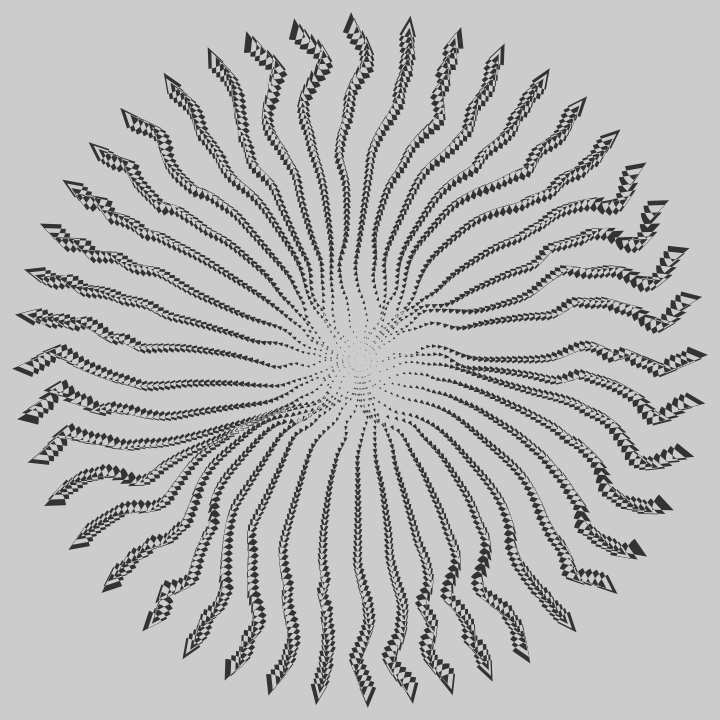
Frame 1 (no input)
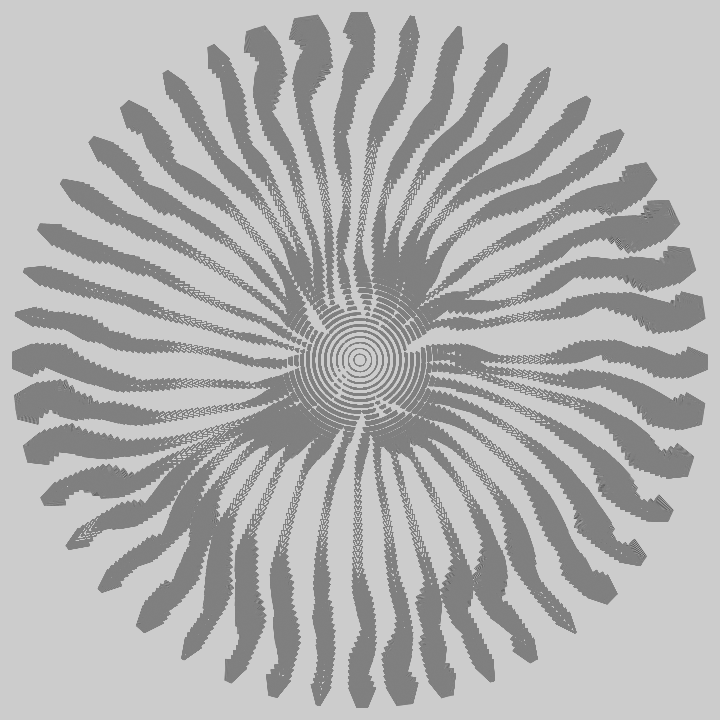
Frame 60 (the mouse pressed at the canvas centre just before this capture)
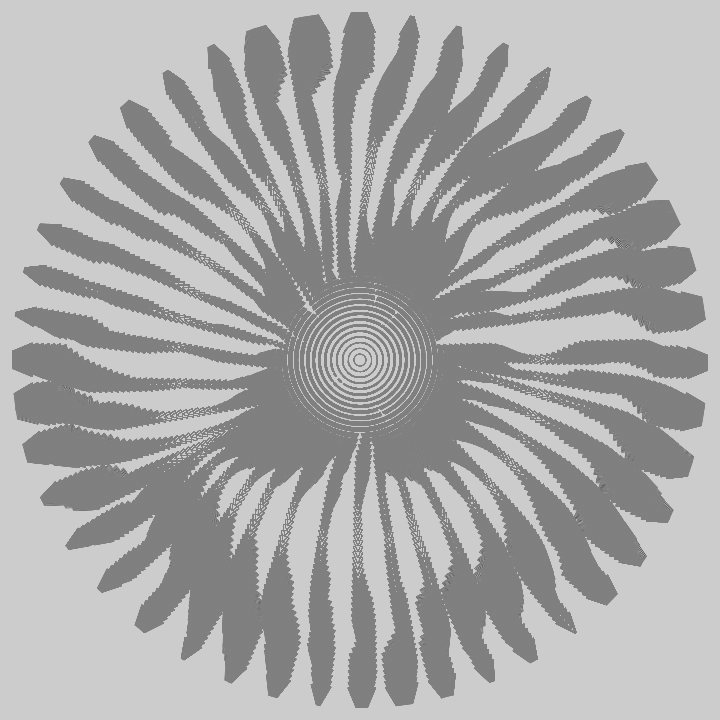
Frame 120 (the mouse held since frame 60 and released just before this capture)

The Processing sketch that drew these frames (run headless with seeded random() and noise(); from frame 60 on, the mouse is pressed at the canvas centre):

// Processing sketch: sketch_1012020_TriangleCircle
// ── sketch_1012020_TriangleCircle.pde
float t,r,d,P,N;
void setup(){size(720,720);rectMode(CENTER);}
void draw(){
clear();
blendMode(DIFFERENCE);
t+=.005;
for(r=0;r<TAU;r+=PI/22)
for(d=0;d<350;d+=6)
arc(cos(r+(N=(noise(sin(t-d*.01),r)-.5)*99/d))*d+360,sin(r+N)*d+360,d/8,d/8,P=r+PI-PI/8,P+PI/4);
}
